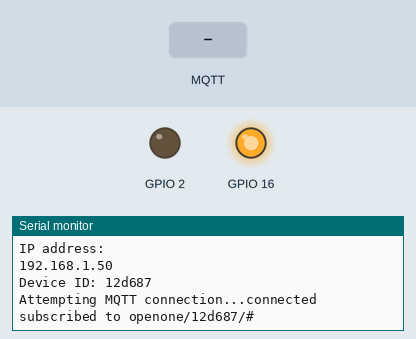
Bench run of a sketch on a simulated ESP8266 (NodeMCU). On the bench: output pins drawn as LEDs (lit = HIGH), the last lines printed to the serial monitor. Inputs (shaded band) come from the test bench. WiFi joins after 1.5 s; servers stay silent unless stated; random numbers use the default seed unless the sketch sets one; no MQTT or app messages arrive unless stated; not simulated (calls return 0 or success): credentials.h; pins used as bus, display or sensor lines are not drawn.

Above: at 2.7 s.
2.8 s: MQTT message "pitch" arrives on the first subscribed topic
4.3 s: MQTT message "roll" arrives on the first subscribed topic
At 5.2 s:
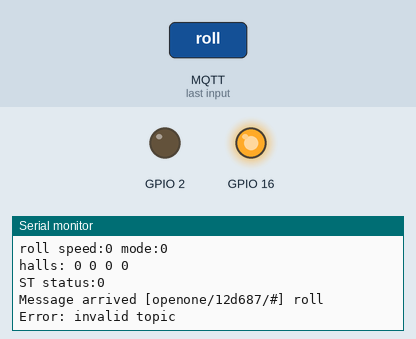
5.8 s: MQTT message "CCW" arrives on the first subscribed topic
At 6.3 s:
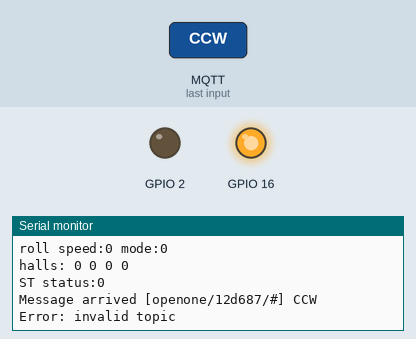

Measured:
- after the input at 4.3 s, the serial monitor: prints a new line at once (image 1)
- after the input at 5.8 s, the serial monitor: prints a new line at once (image 2)

The sketch:

openone_esp.ino
```cpp
//  _____   _____  _______ __   _ _______  _____         _______  ______   _____  _____
// |     | |_____] |______ | \  | |______ |     | |      |_____| |_____/     |   |     |
// |_____| |       |______ |  \_| ______| |_____| |_____ |     | |    \_ . __|__ |_____|

// Author: Martin Lafleur (mlafleur@opensolar.io)
// Date: Sep 2020
// Project: OpenOne
//
// Copyright 2020 opensolar.io
//
// Permission is hereby granted, free of charge, to any person obtaining a copy of this software and
// associated documentation files (the "Software"), to deal in the Software without restriction,
// including without limitation the rights to use, copy, modify, merge, publish, distribute,
// sublicense, and/or sell copies of the Software, and to permit persons to whom the Software
// is furnished to do so, subject to the following conditions:
//
// The above copyright notice and this permission notice shall be included in
// all copies or substantial portions of the Software.
//
// THE SOFTWARE IS PROVIDED "AS IS", WITHOUT WARRANTY OF ANY KIND, EXPRESS OR IMPLIED,
// INCLUDING BUT NOT LIMITED TO THE WARRANTIES OF MERCHANTABILITY,
// FITNESS FOR A PARTICULAR PURPOSE AND NONINFRINGEMENT.
// IN NO EVENT SHALL THE AUTHORS OR COPYRIGHT HOLDERS BE LIABLE FOR ANY CLAIM, DAMAGES OR OTHER LIABILITY,
// WHETHER IN AN ACTION OF CONTRACT, TORT OR OTHERWISE, ARISING FROM, OUT OF OR IN CONNECTION WITH THE
// SOFTWARE OR THE USE OR OTHER DEALINGS IN THE SOFTWARE.
//

#include <ESP8266WiFi.h>
#include <PubSubClient.h>
#include <SPI.h>
#include <ArduinoJson.h>
#include "credentials.h"


// Example of credentials.h
//const char* ssid = "my_ssid";
//const char* password = "my_password";
//const char* mqtt_server = "technolaf.com:1883";

const int GPIO_SS = 15;
const int NB_HALLS = 4;
enum motor_modes { BRAKE = 0, CW = 1, CCW = 2, COAST = 3};

typedef struct{
  uint8_t mode; // see motor_modes enum
  uint8_t spare;
  uint16_t speed;   // 65535 = 99.9%
} MOTOR;

typedef struct{
  uint8_t digit[2];
  uint8_t bits;
  uint8_t watchdog;
} CONTROL;
enum control_bits { RED_LED = 0x02, RUN = 0x01 };


unsigned long lastMsg = 0;
#define MSG_BUFFER_SIZE  (50)
char msg[MSG_BUFFER_SIZE];
uint32_t free_counter = 0;

static MOTOR roll;
static MOTOR pitch;
static CONTROL ctrl;

void setup() {
  pinMode(BUILTIN_LED, OUTPUT);     // Initialize the BUILTIN_LED pin as an output

  digitalWrite(BUILTIN_LED, LOW);

  // keep reset HIGH
  pinMode(16, OUTPUT);
  digitalWrite(16, HIGH);


  Serial.begin(115200);
  spiBegin();
  setup_wifi();
}


void loop() {
  uint32_t now;

  mqtt_periodic();
  if(!is_connected()){
    roll.mode = COAST;
    pitch.mode = COAST;
  }

  ctrl.digit[0] = 11;
  ctrl.digit[1] = 22;
  ctrl.bits = RUN;


  now = millis();
  if (now - lastMsg > 20) {
    lastMsg = now;
    ++free_counter;

    // print every 1.28s
    if(free_counter % 64 == 0){
      Serial.println("pitch speed:" + String(pitch.speed) + " mode:" + String(pitch.mode));
      Serial.println("roll speed:" + String(roll.speed) + " mode:" + String(roll.mode));

      Serial.print("halls: ");
      for(int i = 0; i < NB_HALLS; i++){
        Serial.print(String(get_hall_sensor(i))+ " ");
      }
      Serial.print("\n");
      Serial.println("ST status:" + String(get_st_status()));


    }

    if(free_counter % 2){
      ctrl.watchdog =0x55;
    } else {
      ctrl.watchdog =0xAA;
    }

    execute_spi_transaction(&roll, &pitch, &ctrl);


  }
}
```

mqtt.ino
```cpp
WiFiClient wifi_client;
PubSubClient mqtt_client(wifi_client);

void setup_wifi() {

  delay(10);
  // We start by connecting to a WiFi network
  Serial.println();
  Serial.print("Connecting to ");
  Serial.println(ssid);

  WiFi.mode(WIFI_STA);
  WiFi.begin(ssid, password);

  while (WiFi.status() != WL_CONNECTED) {
    delay(500);
    Serial.print(".");
  }

  randomSeed(micros());

  Serial.println("");
  Serial.println("WiFi connected");
  Serial.println("IP address: ");
  Serial.println(WiFi.localIP());
  Serial.println("Device ID: "+ String(ESP.getChipId(), HEX));
  mqtt_client.setServer(mqtt_server, 1883);
  mqtt_client.setCallback(mqtt_on_message);
}

void reconnect() {
  // Loop until we're reconnected
  while (!mqtt_client.connected()) {
    Serial.print("Attempting MQTT connection...");
    // Create a random client ID
    String clientId = "ESP8266Client-";
    clientId += String(random(0xffff), HEX);
    // Attempt to connect
    if (mqtt_client.connect(clientId.c_str())) {
      Serial.println("connected");
      // Once connected, publish an announcement...
      // ... and resubscribe

      String topic = "openone/" + String(ESP.getChipId(), HEX) + "/#";
      mqtt_client.subscribe(topic.c_str());
      Serial.println("subscribed to " + topic);
    } else {
      Serial.print("failed, rc=");
      Serial.print(mqtt_client.state());
      Serial.println(" try again in 5 seconds");
      // Wait 5 seconds before retrying
      delay(5000);
    }
  }
}

void mqtt_on_message(char* topic, byte* payload, unsigned int length) {
  Serial.print("Message arrived [");
  Serial.print(topic);
  Serial.print("] ");
  for (int i = 0; i < length; i++) {
    Serial.print((char)payload[i]);
  }
  Serial.println();

  // choose the motor according to topic
  MOTOR *motor;
  if(((String)topic).indexOf("pitch") != -1){
    motor = &pitch;
  } else if(((String)topic).indexOf("roll") != -1){
    motor = &roll;
  } else {
    Serial.println("Error: invalid topic");
    return;
  }

  // parse the payload
  StaticJsonDocument<64> doc;

  DeserializationError error = deserializeJson(doc, payload);
  // Test if parsing succeeds.
  if (error) {
    Serial.print(F("deserializeJson() failed: "));
    Serial.println(error.c_str());
    return;
  }

  // set the motor speed
  motor->speed = doc["speed"];
  const String mode = doc["mode"];

  // set the motor mode
  if(mode == "CCW"){
    motor->mode = CCW;
  } else if(mode == "CW"){
    motor->mode = CW;
  } else if(mode == "BRAKE"){
    motor->mode = BRAKE;
  } else if(mode == "COAST"){
    motor->mode = COAST;
  } else {
    Serial.println("Error: motor mode is not supported");
    motor->mode = COAST;
  }
}


bool is_connected(){
  return mqtt_client.connected();
}

void mqtt_periodic(){
  if (!mqtt_client.connected()) {
    reconnect();
  }
  mqtt_client.loop();
}
```

spi.ino
```cpp
//  _____   _____  _______ __   _ _______  _____         _______  ______   _____  _____
// |     | |_____] |______ | \  | |______ |     | |      |_____| |_____/     |   |     |
// |_____| |       |______ |  \_| ______| |_____| |_____ |     | |    \_ . __|__ |_____|

// Author: Martin Lafleur (mlafleur@opensolar.io)
// Date: Sep 2020
// Project: OpenOne
//
// Copyright 2020 opensolar.io
//
// Permission is hereby granted, free of charge, to any person obtaining a copy of this software and
// associated documentation files (the "Software"), to deal in the Software without restriction,
// including without limitation the rights to use, copy, modify, merge, publish, distribute,
// sublicense, and/or sell copies of the Software, and to permit persons to whom the Software
// is furnished to do so, subject to the following conditions:
//
// The above copyright notice and this permission notice shall be included in
// all copies or substantial portions of the Software.
//
// THE SOFTWARE IS PROVIDED "AS IS", WITHOUT WARRANTY OF ANY KIND, EXPRESS OR IMPLIED,
// INCLUDING BUT NOT LIMITED TO THE WARRANTIES OF MERCHANTABILITY,
// FITNESS FOR A PARTICULAR PURPOSE AND NONINFRINGEMENT.
// IN NO EVENT SHALL THE AUTHORS OR COPYRIGHT HOLDERS BE LIABLE FOR ANY CLAIM, DAMAGES OR OTHER LIABILITY,
// WHETHER IN AN ACTION OF CONTRACT, TORT OR OTHERWISE, ARISING FROM, OUT OF OR IN CONNECTION WITH THE
// SOFTWARE OR THE USE OR OTHER DEALINGS IN THE SOFTWARE.
//

typedef struct {
  MOTOR motor[2];
  CONTROL st_control;
} SPI_TX_FRAME;

typedef struct{
  uint16_t hall[NB_HALLS];
  uint16_t st_status;
  uint16_t spare;
} SPI_RX_FRAME;

//const int SPI_BUFFER_SIZE = sizeof(SPI_TX_FRAME);
const int SPI_BUFFER_SIZE = 12;

uint8_t txData[SPI_BUFFER_SIZE];
uint8_t rxData[SPI_BUFFER_SIZE];
int rxLength;
SPI_RX_FRAME rxFrame;


// To initialize the SPI and CAN, must be called once at startup
void spiBegin(){
//    GPIO    Name
//   ===================================
//     15     SS
//     13     MOSI
//     12     MISO
//     14     SCK


  if(sizeof(SPI_TX_FRAME) == sizeof(SPI_RX_FRAME)){
    SPI.begin();
    pinMode(GPIO_SS, OUTPUT);
    digitalWrite(GPIO_SS, HIGH);
  } else {
    Serial.println("ERROR: SPI RX & TX frames are not equal");
  }
}

// Send data to the ST microcontroller via SPI
bool writeData(const uint8_t * tx, size_t txLength) {
  if(txLength > SPI_BUFFER_SIZE) {
    Serial.println("error SPI frame too large\n");
    return false;
  }
  //Serial.println("tx size:" + String(txLength));

  memset(rxData, 0, SPI_BUFFER_SIZE);
  memset(txData, 0, SPI_BUFFER_SIZE);
  memcpy(txData, tx, txLength);

  digitalWrite(GPIO_SS, LOW);
  SPI.beginTransaction(SPISettings(1000000, MSBFIRST, SPI_MODE0));

  delayMicroseconds(100); // must be lower than the ST interrupt latency

  for(int i = 0; i < SPI_BUFFER_SIZE; i++){
    rxData[i] = SPI.transfer(txData[i]);
  }

  digitalWrite(GPIO_SS, HIGH);
  SPI.endTransaction();


  return true;
}

void execute_spi_transaction(MOTOR *roll, MOTOR *pitch, CONTROL *control){
  //MOTOR roll = { CW, 0, 32768};
  //MOTOR pitch = { CCW, 0, 7};
  //CONTROL control = { 1,2,0};
  SPI_TX_FRAME txFrame;
  memcpy(&txFrame.motor[0], roll, sizeof(MOTOR));
  memcpy(&txFrame.motor[1], pitch, sizeof(MOTOR));
  memcpy(&txFrame.st_control, control, sizeof(CONTROL));

  writeData((const uint8_t *)&txFrame, sizeof(SPI_TX_FRAME));


  memcpy((void *)&rxFrame, (void *)rxData, sizeof(SPI_RX_FRAME));
}


uint16_t get_hall_sensor(uint8_t id){
  if(id > 3) { return 0; }
  return rxFrame.hall[id];
}

uint16_t get_st_status(){
  return rxFrame.st_status;
}
```
